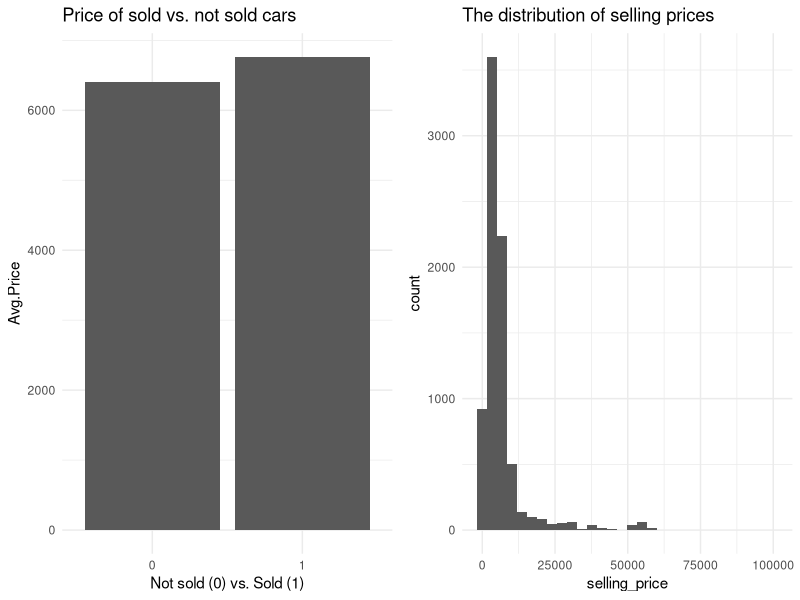

The R script that drew this image:
## ---- chunk 1
knitr::opts_chunk$set(echo = TRUE)
## ---- chunk 2
df = read.csv("UserCarData.csv")
dim(df)
## ---- chunk 3
library(tidyverse)

df <- df %>% 
  group_by(Sales_ID) %>% 
  mutate(Sold = sum(sold=='Y'))

df <- df[,-18]
         
summary(df) 

df[sapply(df,is.character)] <- lapply(df[sapply(df,is.character)],as.factor) # Changes all character types to factors for each column
df$year <- as.factor(df$year) # Changes int year to factor year

df <- df %>%
  mutate(selling_price = selling_price * 0.01,
         mi_driven = round(km_driven * 0.6213712)) %>%
  select(-c(km_driven)) # Converts Rubies to Dollars, Converts Km to Miles, and removes the Km column
## ---- chunk 4
glimpse(df)
## ---- chunk 5
library(ggplot2)
library(gridExtra)

selling_price <- df %>% 
  group_by(Sold) %>% 
  summarise(Avg.Price = mean(selling_price))

barplot<- ggplot(selling_price, aes(x = as.factor(Sold), y =Avg.Price )) + geom_bar(stat = 'identity') + theme_minimal() + labs(title = 'Price of sold vs. not sold cars', x= 'Not sold (0) vs. Sold (1)' )

###############################################################3

location <- df %>% 
  group_by(State.or.Province) %>% 
  summarise(Avg.Price = mean(selling_price))  

##################################################################

box <- ggplot(df, aes(x=selling_price)) + geom_histogram() + theme_minimal() + labs(title = 'The distribution of selling prices')
  

print(grid.arrange(barplot,box, ncol =2))
